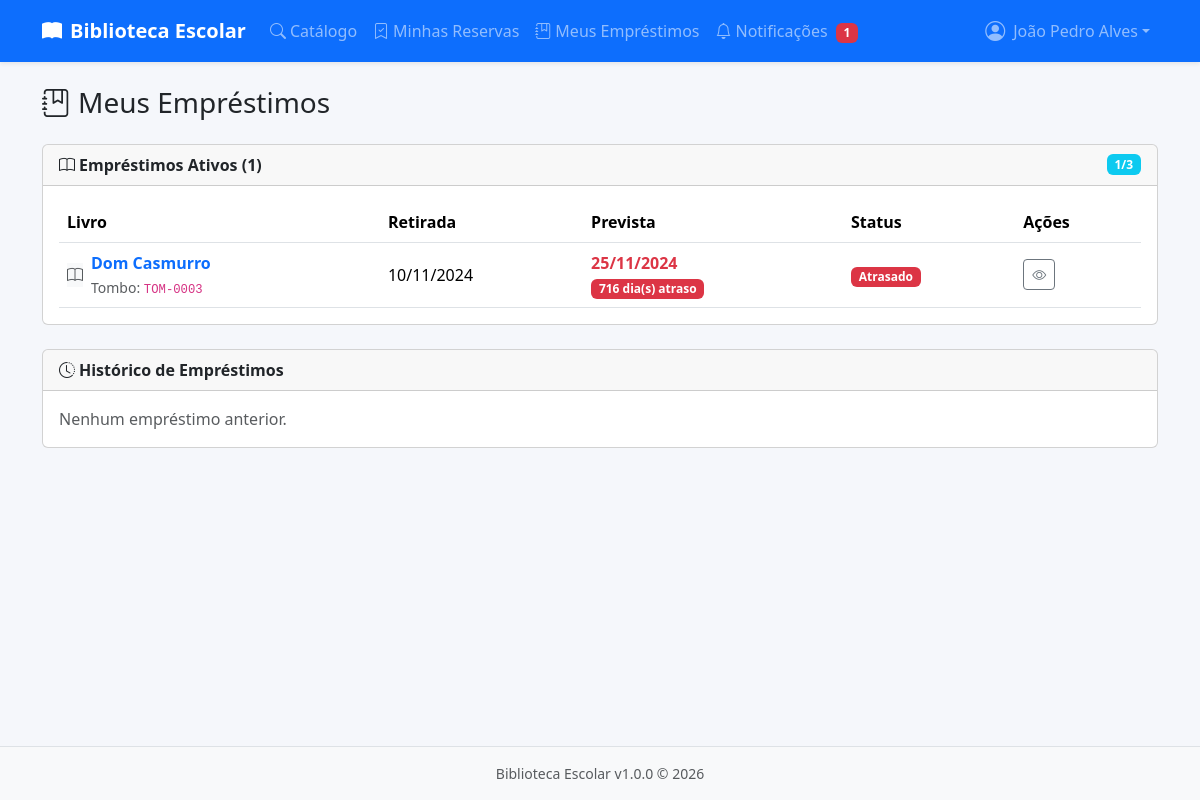
Page /public/meus-emprestimos.php (signed in) on the committed database.
### tables this page shows
CREATE TABLE IF NOT EXISTS `emprestimos` (
    `id` INT UNSIGNED NOT NULL AUTO_INCREMENT,
    `exemplar_id` INT UNSIGNED NOT NULL,
    `usuario_id` INT UNSIGNED NOT NULL,
    `bibliotecario_id` INT UNSIGNED NOT NULL,
    `data_retirada` DATE NOT NULL,
    `data_prevista_devolucao` DATE NOT NULL,
    `data_devolucao` DATE DEFAULT NULL,
    `renovado` TINYINT(1) NOT NULL DEFAULT 0,
    `dias_atraso` INT UNSIGNED NOT NULL DEFAULT 0,
    `suspensao_aplicada` TINYINT(1) NOT NULL DEFAULT 0,
    `observacoes` TEXT DEFAULT NULL,
    `criado_em` TIMESTAMP NOT NULL DEFAULT CURRENT_TIMESTAMP,
    `atualizado_em` TIMESTAMP NOT NULL DEFAULT CURRENT_TIMESTAMP ON UPDATE CURRENT_TIMESTAMP,
    PRIMARY KEY (`id`),
    KEY `idx_exemplar` (`exemplar_id`),
    KEY `idx_usuario_ativo` (`usuario_id`, `data_devolucao`),
    KEY `idx_atrasados` (`data_prevista_devolucao`, `data_devolucao`),
    CONSTRAINT `fk_emprestimo_exemplar` FOREIGN KEY (`exemplar_id`) REFERENCES `exemplares` (`id`) ON DELETE RESTRICT,
    CONSTRAINT `fk_emprestimo_usuario` FOREIGN KEY (`usuario_id`) REFERENCES `usuarios` (`id`) ON DELETE CASCADE,
    CONSTRAINT `fk_emprestimo_bibliotecario` FOREIGN KEY (`bibliotecario_id`) REFERENCES `usuarios` (`id`) ON DELETE RESTRICT
);

CREATE TABLE IF NOT EXISTS `obras` (
    `id` INT UNSIGNED NOT NULL AUTO_INCREMENT,
    `titulo` VARCHAR(200) NOT NULL,
    `autor` VARCHAR(150) NOT NULL,
    `isbn` VARCHAR(20) DEFAULT NULL,
    `editora` VARCHAR(100) DEFAULT NULL,
    `ano` YEAR DEFAULT NULL,
    `categoria` VARCHAR(80) DEFAULT NULL,
    `sinopse` TEXT DEFAULT NULL,
    `capa` VARCHAR(255) DEFAULT NULL,
    `criado_em` TIMESTAMP NOT NULL DEFAULT CURRENT_TIMESTAMP,
    `atualizado_em` TIMESTAMP NOT NULL DEFAULT CURRENT_TIMESTAMP ON UPDATE CURRENT_TIMESTAMP,
    PRIMARY KEY (`id`),
    KEY `idx_titulo` (`titulo`),
    KEY `idx_autor` (`autor`),
    KEY `idx_categoria` (`categoria`),
    KEY `idx_isbn` (`isbn`)
);

CREATE TABLE IF NOT EXISTS `exemplares` (
    `id` INT UNSIGNED NOT NULL AUTO_INCREMENT,
    `obra_id` INT UNSIGNED NOT NULL,
    `tombo` VARCHAR(30) NOT NULL,
    `status` ENUM('disponivel','emprestado','reservado','manutencao') NOT NULL DEFAULT 'disponivel',
    `localizacao` VARCHAR(80) DEFAULT NULL,
    `observacoes` TEXT DEFAULT NULL,
    `criado_em` TIMESTAMP NOT NULL DEFAULT CURRENT_TIMESTAMP,
    `atualizado_em` TIMESTAMP NOT NULL DEFAULT CURRENT_TIMESTAMP ON UPDATE CURRENT_TIMESTAMP,
    PRIMARY KEY (`id`),
    UNIQUE KEY `uk_tombo` (`tombo`),
    KEY `idx_obra_status` (`obra_id`, `status`),
    CONSTRAINT `fk_exemplar_obra` FOREIGN KEY (`obra_id`) REFERENCES `obras` (`id`) ON DELETE CASCADE
);

### app/helpers/view.php (called while the page is built, shortened)
<?php
function view(string $arquivo, array $dados = []): void {
    extract($dados);
    require VIEWS_PATH . "/{$arquivo}.php";
    require VIEWS_PATH . '/layout.php';
}

### public/meus-emprestimos.php (called while the page is built, shortened)
<?php
$db = db();
$stmt = $db->prepare("
    SELECT e.*, ex.tombo, ex.obra_id, o.titulo, o.autor, o.capa,
           DATEDIFF(CURDATE(), e.data_prevista_devolucao) as dias_atraso_calc
    FROM emprestimos e
    JOIN exemplares ex ON ex.id = e.exemplar_id
    JOIN obras o ON o.id = ex.obra_id
    WHERE e.usuario_id = ?
    ORDER BY e.data_retirada DESC
");
$stmt->execute([usuario_id()]);
$emprestimos = $stmt->fetchAll();
$ativos = [];
$historico = [];
foreach ($emprestimos as $emp) {
    if ($emp['data_devolucao'] === null) {
        $atraso = max(0, (int)$emp['dias_atraso_calc']);
        if ($atraso != $emp['dias_atraso']) {
            $db->prepare("UPDATE emprestimos SET dias_atraso = ? WHERE id = ?")->execute([$atraso, $emp['id']]);
        }
        $emp['dias_atraso'] = $atraso;
        $ativos[] = $emp;
    } else {
        $historico[] = $emp;
    }
}
$stmt = $db->prepare("SELECT suspenso_ate FROM usuarios WHERE id = ?");
$stmt->execute([usuario_id()]);
$suspenso_ate = $stmt->fetchColumn();
view('meus-emprestimos', [
    'titulo' => 'Meus Empréstimos',
    'ativos' => $ativos,
    'historico' => $historico,
    'suspenso_ate' => $suspenso_ate,
]);

### app/helpers/functions.php (called while the page is built, shortened)
<?php
function e(string $value): string {
    return htmlspecialchars($value, ENT_QUOTES, 'UTF-8');
}
function url(string $caminho = ''): string {
    $base = rtrim(APP_URL, '/');
    return $base . '/' . ltrim($caminho, '/');
}
function format_date(?string $date, string $format = 'd/m/Y'): string {
    try {
        return (new DateTime($date))->format($format);
    } catch (Exception) {
        return '-';
    }
}

### views/meus-emprestimos.php (the view, shortened to what this page needs)
<?php
$ativos = $ativos ?? [];
$historico = $historico ?? [];
?>
<div class="d-flex justify-content-between align-items-center mb-4">
    <h1 class="h3 mb-0"><i class="bi bi-journal-bookmark me-2"></i>Meus Empréstimos</h1>
</div>
<div class="card mb-4">
    <div class="card-header d-flex justify-content-between align-items-center">
        <strong><i class="bi bi-book me-1"></i>Empréstimos Ativos (<?= count($ativos) ?>)</strong>
        <span class="badge bg-info"><?= count($ativos) ?>/<?= MAX_EMPRESTIMOS_SIMULTANEOS ?></span>
    </div>
    <div class="card-body">
        <?php if (empty($ativos)): ?>
            <p class="text-muted mb-0">Nenhum empréstimo ativo no momento.</p>
        <?php else: ?>
            <div class="table-responsive">
                <table class="table table-hover mb-0">
                    <thead>
                        <tr>
                            <th>Livro</th>
                            <th>Retirada</th>
                            <th>Prevista</th>
                            <th>Status</th>
                            <th>Ações</th>
                        </tr>
                    </thead>
                    <tbody>
                        <?php foreach ($ativos as $emp): ?>
                            <tr>
                                <td>
                                    <div class="d-flex align-items-center">
                                        <?php if ($emp['capa']): ?>
                                            <img src="/biblioteca/uploads/capas/<?= e($emp['capa']) ?>" alt="" class="book-cover-xs me-2">
                                        <?php else: ?>
                                            <div class="book-cover-xs bg-light d-flex align-items-center justify-content-center me-2">
                                                <i class="bi bi-book text-muted"></i>
                                            </div>
                                        <?php endif; ?>
                                        <div>
                                            <a href="<?= url('livro.php') ?>?id=<?= $emp['obra_id'] ?>" class="text-decoration-none fw-semibold"><?= e($emp['titulo']) ?></a>
                                            <br><small class="text-muted">Tombo: <code><?= e($emp['tombo']) ?></code></small>
                                        </div>
                                    </div>
                                </td>
                                <td><?= format_date($emp['data_retirada']) ?></td>
                                <td class="<?= $emp['dias_atraso'] > 0 ? 'text-danger fw-bold' : '' ?>">
                                    <?= format_date($emp['data_prevista_devolucao']) ?>
                                    <?php if ($emp['dias_atraso'] > 0): ?>
                                        <br><span class="badge bg-danger"><?= $emp['dias_atraso'] ?> dia(s) atraso</span>
                                    <?php endif; ?>
                                </td>
                                <td>
                                    <?php if ($emp['dias_atraso'] > 0): ?>
                                        <span class="badge bg-danger">Atrasado</span>
                                    <?php elseif ($emp['renovado']): ?>
                                        <span class="badge bg-warning text-dark">Renovado</span>
                                    <?php else: ?>
                                        <span class="badge bg-success">Em dia</span>
                                    <?php endif; ?>
                                </td>
                                <td>
                                    <div class="btn-group btn-group-sm">
                                        <a href="<?= url('livro.php') ?>?id=<?= $emp['obra_id'] ?>" class="btn btn-outline-secondary" title="Ver livro">
                                            <i class="bi bi-eye"></i>
                                        </a>
                                    </div>
                                </td>
                            </tr>
                        <?php endforeach; ?>
                    </tbody>
                </table>
            </div>
        <?php endif; ?>
    </div>
</div>
<div class="card">
    <div class="card-header">
        <strong><i class="bi bi-clock-history me-1"></i>Histórico de Empréstimos</strong>
    </div>
    <div class="card-body">
        <?php if (empty($historico)): ?>
            <p class="text-muted mb-0">Nenhum empréstimo anterior.</p>
        <?php endif; ?>
    </div>
</div>

### public/assets/css/style.css (style rules this page uses)
:root { --be-primary: #0d6efd; --be-bg: #f5f7fb; }
body { background-color: var(--be-bg); min-height: 100vh; display: flex; flex-direction: column; }
.table th { white-space: nowrap; }
.table td { vertical-align: middle; }
.badge { font-size: .75rem; font-weight: 600; }

### rows in the picture
emprestimos: obras.titulo "Dom Casmurro", exemplar.tombo "TOM-0003", data_retirada "10/11/2024", data_prevista_devolucao "25/11/2024", dias_atraso "716"

### other values in the picture
APP_NAME "Biblioteca Escolar"
$nao_lidas "1"
usuario_logado()['nome'] "João Pedro Alves"
count($ativos) "1"
MAX_EMPRESTIMOS_SIMULTANEOS "3"
APP_VERSION "1.0.0"
